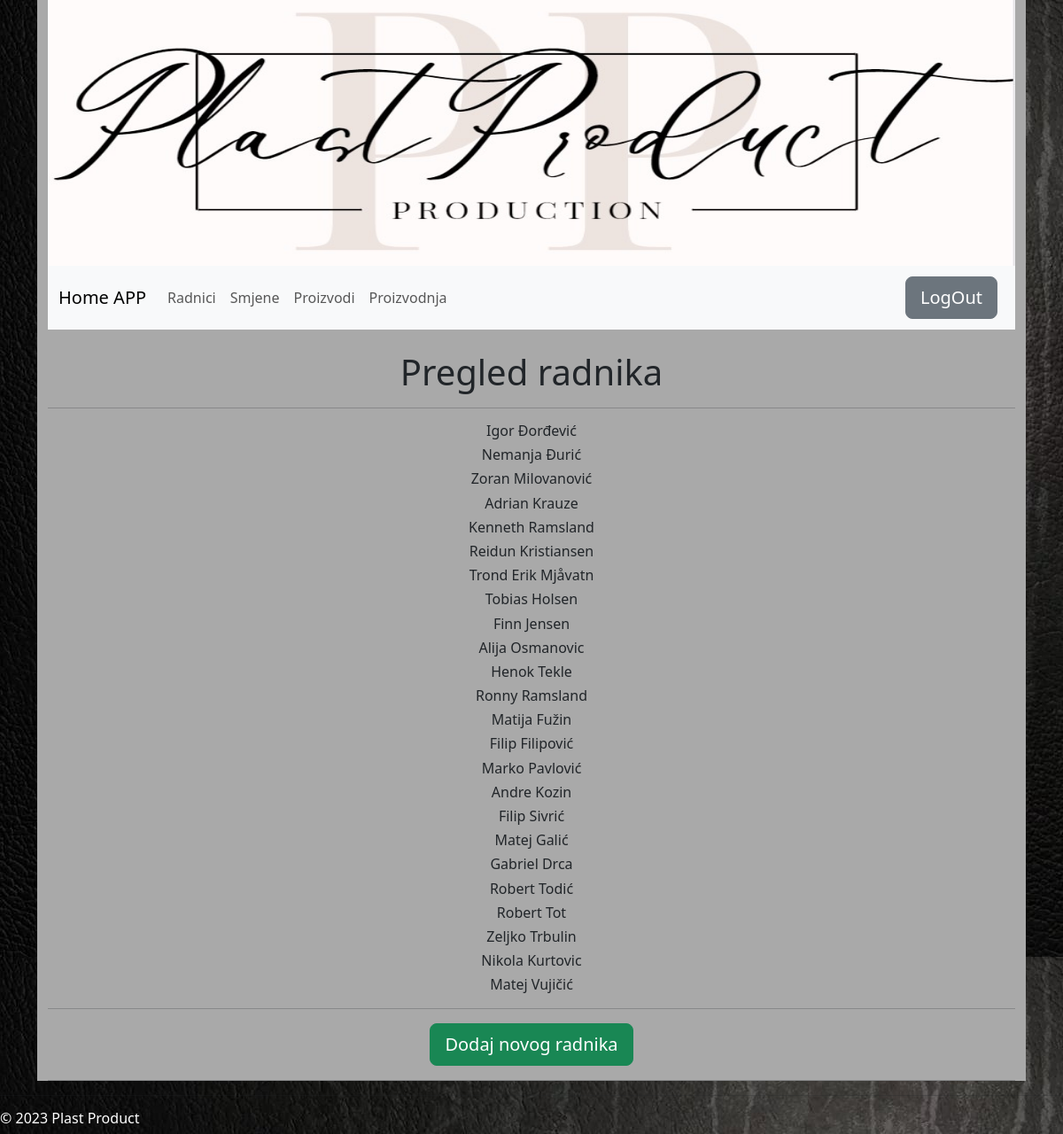
The app's page /zradnici.php with its own data.
### tables this page shows
create table radnik(
    id int not null primary key auto_increment,
    ime varchar(50) not null,
    prezime varchar(50) not null,
    oib char (11),
    brojugovora varchar(50),
    iban varchar(50)
);

### zradnici.php (the view, shortened to what this page needs)
<!DOCTYPE html>
<html lang="en">
<head>
    <?php include_once 'head.php'; ?>
</head>
<body style="background-image:url(slike/body2.jpg);">
    <div class="container">
        <div class="container text-center" style="background-color:darkgrey;">
            <div class="row">
                <img src="slike/pp.jpg" alt="" height="300px">
            </div>
            <?php include_once 'znavbar.php'; ?><br>
            <h1>Pregled radnika</h1>
            <hr>
            <?php
                try{
                    $dsn='mysql:host=localhost;dbname=proizvodnja;charset=utf8';
                    $parametri=[
                    PDO::ATTR_DEFAULT_FETCH_MODE => PDO::FETCH_OBJ
                    ];
                    $veza = new PDO($dsn,'root','',$parametri);
                    $izraz = $veza->prepare('select * from radnik');
                    $izraz->execute();
                    $rs = $izraz->fetchAll();
                    foreach($rs as $red):
                    ?>
                    <h6><?=$red->ime ?> <?=$red->prezime ?></h1>
                    <?php
                    endforeach;
                }catch(Exception $e){
                    switch($e->getCode()){
                        case 1049:
                            echo 'Provjerite naziv baze podataka';
                            break;
                        case 2002:
                            echo 'Provjerite naziv računala ili domene gdje se nalazi baza';
                            break;
                        case 1045:
                            echo 'Provjerite korisnika i lozinku na bazi';
                            break;
                        default:
                            echo 'Dogodio se problem. Kontaktirajte nas na XXXXXX';
                            break;
                    }
                }
          ?>
          <hr>
          <a href="dodajradnika.php"><button type="button" class="btn btn-success btn-lg">Dodaj novog radnika</button></a>
          <hr>
        </div>
    </div>
    <?php include_once 'footer.php'; ?>
</body>
</html>

### head.php (shortened to what this page needs)
<link rel="stylesheet" href="css/bootstrap.css">

### znavbar.php (shortened to what this page needs)
<nav class="navbar sticky-top bg-body-tertiary">
    <nav class="navbar navbar-expand-lg bg-body-tertiary">
        <div class="container-fluid">
            <a class="navbar-brand" href="zasticeno.php">Home APP</a>
            <div class="collapse navbar-collapse" id="navbarNav">
                <ul class="navbar-nav">
                    <li class="nav-item">
                        <a class="nav-link" href="zradnici.php">Radnici</a>
                    </li>
                    <li class="nav-item">
                        <a class="nav-link" href="zsmjene.php">Smjene</a>
                    </li>
                    <li class="nav-item">
                        <a class="nav-link" href="zproizvodi.php">Proizvodi</a>
                    </li>
                    <li class="nav-item">
                        <a class="nav-link" href="#">Proizvodnja</a>
                    </li>
                </ul>
            </div>
        </div>
    </nav>
        <div class="d-grid gap-2 d-md-flex justify-content-md-end" style="margin-right: 20px;">
            <a href="logout.php"><button type="button" class="btn btn-secondary btn-lg">LogOut</button></a>
        </div>
</nav>

### footer.php
<hr><h6 style="color: white;"> &copy; <?php echo date('Y'); ?> Plast Product

### records on screen
radnik: ime "Igor", prezime "Đorđević"
radnik: ime "Nemanja", prezime "Đurić"
radnik: ime "Zoran", prezime "Milovanović"
radnik: ime "Adrian", prezime "Krauze"
radnik: ime "Kenneth", prezime "Ramsland"
radnik: ime "Reidun", prezime "Kristiansen"
radnik: ime "Trond Erik", prezime "Mjåvatn"
radnik: ime "Tobias", prezime "Holsen"
radnik: ime "Finn", prezime "Jensen"
radnik: ime "Alija", prezime "Osmanovic"
radnik: ime "Henok", prezime "Tekle"
radnik: ime "Ronny", prezime "Ramsland"
radnik: ime "Matija", prezime "Fužin"
radnik: ime "Filip", prezime "Filipović"
radnik: ime "Marko", prezime "Pavlović"
radnik: ime "Andre", prezime "Kozin"
radnik: ime "Filip", prezime "Sivrić"
radnik: ime "Matej", prezime "Galić"
radnik: ime "Gabriel", prezime "Drca"
radnik: ime "Robert", prezime "Todić"
radnik: ime "Robert", prezime "Tot"
radnik: ime "Zeljko", prezime "Trbulin"
radnik: ime "Nikola", prezime "Kurtovic"
radnik: ime "Matej", prezime "Vujičić"
